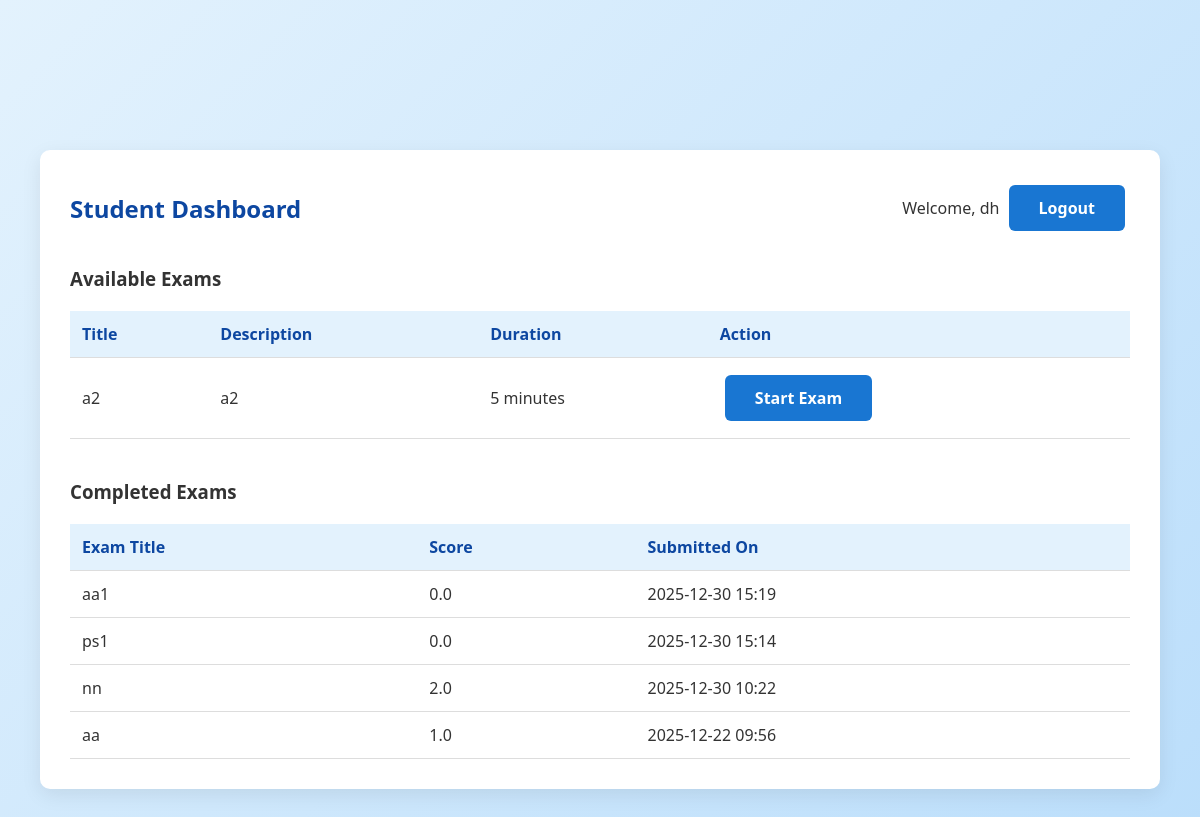
/student/dashboard (signed in), run on the app's committed database.
### tables this page shows
CREATE TABLE exams (
        id INTEGER PRIMARY KEY AUTOINCREMENT,
        title TEXT NOT NULL,
        description TEXT,
        duration_minutes INTEGER NOT NULL,
        passing_score REAL,
        is_active INTEGER DEFAULT 1,
        created_at TIMESTAMP DEFAULT CURRENT_TIMESTAMP
    );

CREATE TABLE student_attempts (
        id INTEGER PRIMARY KEY AUTOINCREMENT,
        student_id INTEGER NOT NULL,
        exam_id INTEGER NOT NULL,
        score REAL,
        total_marks INTEGER,
        answers TEXT,
        started_at TIMESTAMP DEFAULT CURRENT_TIMESTAMP,
        submitted_at TIMESTAMP,
        status TEXT DEFAULT 'in_progress',
        warnings_count INTEGER DEFAULT 0,
        violation_reason TEXT,
        FOREIGN KEY (student_id) REFERENCES users(id),
        FOREIGN KEY (exam_id) REFERENCES exams(id)
    );

### app.py (the view)
@app.route('/student/dashboard')
def student_dashboard():
    if session.get('role') != 'student':
        return redirect(url_for('student_login'))
    conn = get_db()
    exams = conn.execute('SELECT * FROM exams WHERE is_active = 1').fetchall()
    available_exams = []
    for exam in exams or []:
        attempt = conn.execute(
            'SELECT * FROM student_attempts WHERE student_id = ? AND exam_id = ?',
            (session['user_id'], exam['id'])
        ).fetchone()
        if not attempt:
            available_exams.append(exam)
    completed = conn.execute('''
        SELECT e.title, sa.score, sa.submitted_at
        FROM student_attempts sa
        JOIN exams e ON sa.exam_id = e.id
        WHERE sa.student_id = ?
        ORDER BY sa.submitted_at DESC
    ''', (session['user_id'],)).fetchall() or []
    conn.close()
    if available_exams is None:
        available_exams = []
    if completed is None:
        completed = []
    return render_template(
        'student_dashboard.html',
        available_exams=available_exams,
        completed=completed
    )

### app.py (called while the page is built)
def get_db():
    conn = sqlite3.connect('exam_system.db')
    conn.row_factory = sqlite3.Row
    return conn

### templates/student_dashboard.html (shortened to what this page needs)
<!DOCTYPE html>
<html lang="en">
<head>
    <link rel="stylesheet" href="{{ url_for('static', filename='css/style.css') }}">
</head>
<body>
    <div class="container">
        <div class="dashboard">
            <div class="dashboard-header">
                <h2>Student Dashboard</h2>
                <div>
                    <span>Welcome, {{ session.username }}</span>
                    <a href="{{ url_for('logout') }}" class="btn btn-secondary">Logout</a>
                </div>
            </div>
            <h3>Available Exams</h3>
            {% if available_exams %}
            <table class="table">
                <thead>
                    <tr>
                        <th>Title</th>
                        <th>Description</th>
                        <th>Duration</th>
                        <th>Action</th>
                    </tr>
                </thead>
                <tbody>
                    {% for exam in available_exams %}
                    <tr>
                        <td>{{ exam['title'] }}</td>
                        <td>{{ exam['description'] or 'No description' }}</td>
                        <td>{{ exam['duration_minutes'] }} minutes</td>
                        <td>
                            <a href="{{ url_for('student.start_exam', exam_id=exam['id']) }}"
                               class="btn btn-success"
                               onclick="return confirm('This exam requires webcam monitoring. Make sure your webcam is working. You can only attempt this exam once. Continue?')">
                                Start Exam
                            </a>
                        </td>
                    </tr>
                    {% endfor %}
                </tbody>
            </table>
            {% else %}
            <p>No exams available at the moment.</p>
            {% endif %}
            {% if completed %}
            <h3 style="margin-top: 40px;">Completed Exams</h3>
            <table class="table">
                <thead>
                    <tr>
                        <th>Exam Title</th>
                        <th>Score</th>
                        <th>Submitted On</th>
                    </tr>
                </thead>
                <tbody>
                    {% for result in completed %}
                    <tr>
                        <td>{{ result['title'] }}</td>
                        <td>{{ result['score'] }}</td>
                        <td>{{ result['submitted_at'][:16] }}</td>
                    </tr>
                    {% endfor %}
                </tbody>
            </table>
            {% endif %}
        </div>
    </div>
</body>
</html>

### static/css/style.css (style rules this page uses)
* { margin: 0; padding: 0; box-sizing: border-box; }
body { font-family: 'Segoe UI', Tahoma, Geneva, Verdana, sans-serif; background: linear-gradient(135deg, #e3f2fd, #bbdefb); min-height: 100vh; padding: 40px; color: #333; }
.container { max-width: 1200px; margin: 0 auto; padding-top: 90px; }
.btn { display: inline-block; padding: 12px 30px; margin: 5px; border-radius: 6px; text-decoration: none; font-weight: 600; transition: all 0.3s; border: none; cursor: pointer; font-size: 16px; }
.btn-primary, .btn-success, .btn-secondary { background: #1976d2; color: white; }
.dashboard { background: white; border-radius: 10px; padding: 30px; margin-top: 20px; box-shadow: 0 6px 20px rgba(0, 0, 0, 0.08); }
.dashboard-header { display: flex; justify-content: space-between; align-items: center; margin-bottom: 30px; }
.dashboard-header h2 { color: #0d47a1; }
.table { width: 100%; border-collapse: collapse; margin-top: 20px; }
.table th, .table td { padding: 12px; text-align: left; border-bottom: 1px solid #ddd; }
.table th { background: #e3f2fd; font-weight: 600; color: #0d47a1; }

### data on the page
exams: title "a2", description "a2", duration_minutes "5"
student_attempts: title "aa1", score "0.0", submitted_at "2025-12-30 15:19"
student_attempts: title "ps1", score "0.0", submitted_at "2025-12-30 15:14"
student_attempts: title "nn", score "2.0", submitted_at "2025-12-30 10:22"
student_attempts: title "aa", score "1.0", submitted_at "2025-12-22 09:56"

### other printed values
{{ session.username }} "dh"
